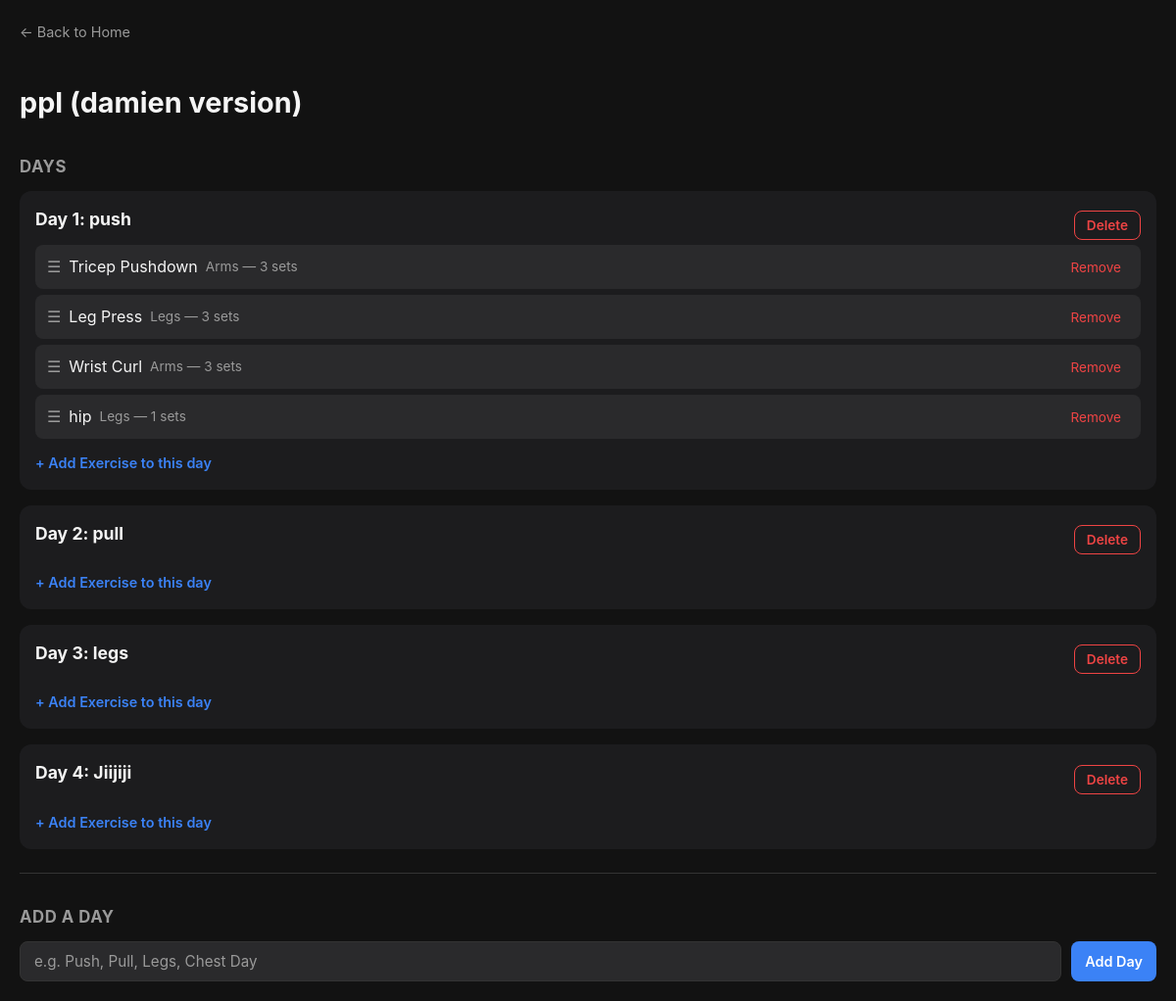
Page /split/1 on the committed database.
### tables this page shows
CREATE TABLE workout_splits (
            id INTEGER PRIMARY KEY AUTOINCREMENT,
            name TEXT NOT NULL
        );

CREATE TABLE split_days (
            id INTEGER PRIMARY KEY AUTOINCREMENT,
            split_id INTEGER NOT NULL,
            day_name TEXT NOT NULL,
            day_order INTEGER NOT NULL,
            FOREIGN KEY (split_id) REFERENCES workout_splits(id)
        );

CREATE TABLE split_exercises (
            id INTEGER PRIMARY KEY AUTOINCREMENT,
            split_day_id INTEGER NOT NULL,
            exercise_id INTEGER NOT NULL,
            sets_count INTEGER NOT NULL DEFAULT 3, exercise_order INTEGER NOT NULL DEFAULT 0,
            FOREIGN KEY (split_day_id) REFERENCES split_days(id),
            FOREIGN KEY (exercise_id) REFERENCES exercises(id)
        );

CREATE TABLE exercises (
            id INTEGER PRIMARY KEY AUTOINCREMENT,
            name TEXT NOT NULL,
            muscle_group TEXT NOT NULL
        );

### app.py (the view)
@app.route("/split/<int:split_id>")
def view_split(split_id):
    conn = get_db()
    cursor = conn.cursor()
    cursor.execute("SELECT * FROM workout_splits WHERE id = ?", (split_id,))
    split = cursor.fetchone()
    cursor.execute(
        "SELECT * FROM split_days WHERE split_id = ? ORDER BY day_order",
        (split_id,)
    )
    days = cursor.fetchall()
    days_with_exercises = []
    for day in days:
        cursor.execute("""
            SELECT exercises.*, split_exercises.sets_count,
                   split_exercises.id as split_exercise_id
            FROM exercises
            JOIN split_exercises ON exercises.id = split_exercises.exercise_id
            WHERE split_exercises.split_day_id = ?
            ORDER BY split_exercises.exercise_order
        """, (day["id"],))
        day_exercises = cursor.fetchall()
        days_with_exercises.append({
            "id": day["id"],
            "day_name": day["day_name"],
            "day_order": day["day_order"],
            "exercises": day_exercises
        })
    conn.close()
    return render_template("view_split.html", split=split, days=days_with_exercises)

### app.py (called while the page is built)
def get_db():
    conn = sqlite3.connect(DB_PATH)
    conn.row_factory = sqlite3.Row
    return conn

### templates/view_split.html (shortened to what this page needs)
<!DOCTYPE html>
<html lang="en">
<head>
    <link rel="stylesheet" href="{{ url_for('static', filename='style.css') }}">
</head>
<body>
    <a class="back-link" href="/">← Back to Home</a>
    <h1>{{ split.name }}</h1>
    <h2>Days</h2>
    {% if days %}
        {% for day in days %}
            <div class="day-card">
                <div style="display:flex; justify-content:space-between; align-items:center;">
                    <h3>Day {{ day.day_order }}: {{ day.day_name }}</h3>
                    <button type="button" class="btn btn-danger btn-sm"
                        onclick="confirmDeleteDay('{{ split.id }}', '{{ day.id }}', '{{ day.day_order }}: {{ day.day_name }}')">
                        Delete
                    </button>
                </div>
                <ul class="exercise-list sortable-list" data-split-id="{{ split.id }}">
                    {% for exercise in day.exercises %}
                        <li class="exercise-item" data-split-exercise-id="{{ exercise.split_exercise_id }}">
                            <div class="exercise-info">
                                <span class="drag-handle">☰</span>
                                <span>{{ exercise.name }}</span>
                                <span class="exercise-meta">{{ exercise.muscle_group }} — {{ exercise.sets_count }} sets</span>
                            </div>
                            <form action="/split/{{ split.id }}/remove-exercise/{{ day.id }}/{{ exercise.split_exercise_id }}" method="POST">
                                <button type="submit" class="btn-remove">Remove</button>
                            </form>
                        </li>
                    {% endfor %}
                </ul>
                <a class="add-exercise-link" href="/split/{{ split.id }}/add-day-exercise/{{ day.id }}">+ Add Exercise to this day</a>
            </div>
        {% endfor %}
    {% else %}
        <p class="empty-state">No days yet. Add your first day below.</p>
    {% endif %}
    <hr>
    <h2>Add a Day</h2>
    <form action="/split/{{ split.id }}/add-day" method="POST" class="form-row">
        <input type="text" name="day_name" class="text-input" placeholder="e.g. Push, Pull, Legs, Chest Day" required>
        <button type="submit" class="btn btn-primary">Add Day</button>
    </form>
</body>
</html>

### static/style.css (style rules this page uses)
:root { --bg-primary: #121212; --bg-secondary: #1c1c1e; --bg-tertiary: #2a2a2c; --text-primary: #f5f5f5; --text-secondary: #9a9a9a; --border-color: #333333; --accent: #3b82f6; --superset-color: #f97316; --danger: #ef4444; --danger-hover: #dc2626; --radius: 12px; }
* { box-sizing: border-box; }
body { background-color: var(--bg-primary); color: var(--text-primary); font-family: -apple-system, BlinkMacSystemFont, "Segoe UI", Roboto, sans-serif; margin: 0; padding: 20px; line-height: 1.5; }
h1 { font-size: 1.8em; font-weight: 700; margin-bottom: 4px; }
h2 { font-size: 1.05em; color: var(--text-secondary); text-transform: uppercase; letter-spacing: 0.5px; margin-top: 32px; margin-bottom: 12px; }
h3 { font-size: 1.1em; margin: 0; }
hr { border: none; border-top: 1px solid var(--border-color); margin: 24px 0; }
a { color: var(--accent); text-decoration: none; }
.btn { display: inline-block; padding: 8px 14px; border-radius: 8px; border: none; font-size: 0.9em; font-weight: 600; cursor: pointer; text-decoration: none; font-family: inherit; }
.btn-primary { background: var(--accent); color: #fff; }
.btn-danger { background: transparent; color: var(--danger); border: 1px solid var(--danger); }
.back-link { display: inline-flex; align-items: center; gap: 6px; color: var(--text-secondary); font-size: 0.9em; margin-bottom: 20px; }
.form-row { display: flex; gap: 10px; margin-top: 12px; flex-wrap: wrap; }
.text-input { background: var(--bg-tertiary); border: 1px solid var(--border-color); color: var(--text-primary); padding: 10px 14px; border-radius: 8px; font-size: 0.95em; font-family: inherit; flex: 1; min-width: 200px; }
.text-input::placeholder { color: var(--text-secondary); }
.day-card { background: var(--bg-secondary); border-radius: var(--radius); padding: 16px; margin-bottom: 16px; }
.day-card h3 { margin-bottom: 12px; }
.exercise-list { list-style: none; padding: 0; margin: 0 0 10px; }
.exercise-item { display: flex; align-items: center; justify-content: space-between; gap: 10px; background: var(--bg-tertiary); border-radius: 8px; padding: 10px 12px; margin-bottom: 6px; cursor: grab; }
.exercise-info { display: flex; align-items: center; gap: 8px; }
.drag-handle { color: var(--text-secondary); cursor: grab; }
.exercise-meta { color: var(--text-secondary); font-size: 0.85em; }
.btn-remove { background: transparent; border: none; color: var(--danger); cursor: pointer; font-size: 0.85em; font-family: inherit; padding: 4px 8px; }
.add-exercise-link { display: inline-block; margin-top: 4px; font-size: 0.9em; color: var(--accent); font-weight: 600; }
.btn-sm { padding: 6px 12px; font-size: 0.85em; }

### rows in the picture
workout_splits: name "ppl (damien version)"
split_days: day_order "1", day_name "push"
split_exercises: name "Tricep Pushdown", muscle_group "Arms", sets_count "3"
split_exercises: name "Leg Press", muscle_group "Legs", sets_count "3"
split_exercises: name "Wrist Curl", muscle_group "Arms", sets_count "3"
split_exercises: name "hip", muscle_group "Legs", sets_count "1"
split_days: day_order "2", day_name "pull"
split_days: day_order "3", day_name "legs"
split_days: day_order "4", day_name "Jiijiji"
